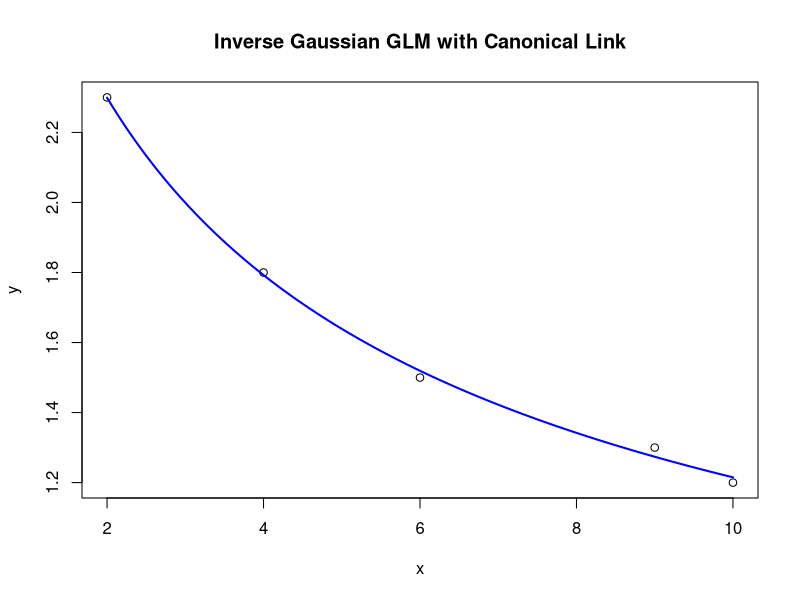

Generate this figure with R:
# Define the predictor and response variables
x <- c(2, 4, 6, 9, 10)
y <- c(2.3, 1.8, 1.5, 1.3, 1.2)

# Fit the GLM with inverse Gaussian family and canonical link function
model <- glm(y ~ x, family = inverse.gaussian(link = "1/mu^2"))

# Display the summary of the model
print(summary(model))


# Create a sequence of x values for plotting
x_new <- seq(min(x), max(x), length.out = 100)

# Predict the fitted values on the original scale
y_pred <- predict(model, newdata = data.frame(x = x_new), type = "response")

# Plot the original data
plot(x, y, main = "Inverse Gaussian GLM with Canonical Link", xlab = "x", ylab = "y")
lines(x_new, y_pred, col = "blue", lwd = 2)

# Extract and display the estimated dispersion parameter (phi)
phi_estimate <- summary(model)$dispersion
cat("Estimated dispersion parameter (phi):", phi_estimate, "\n")
